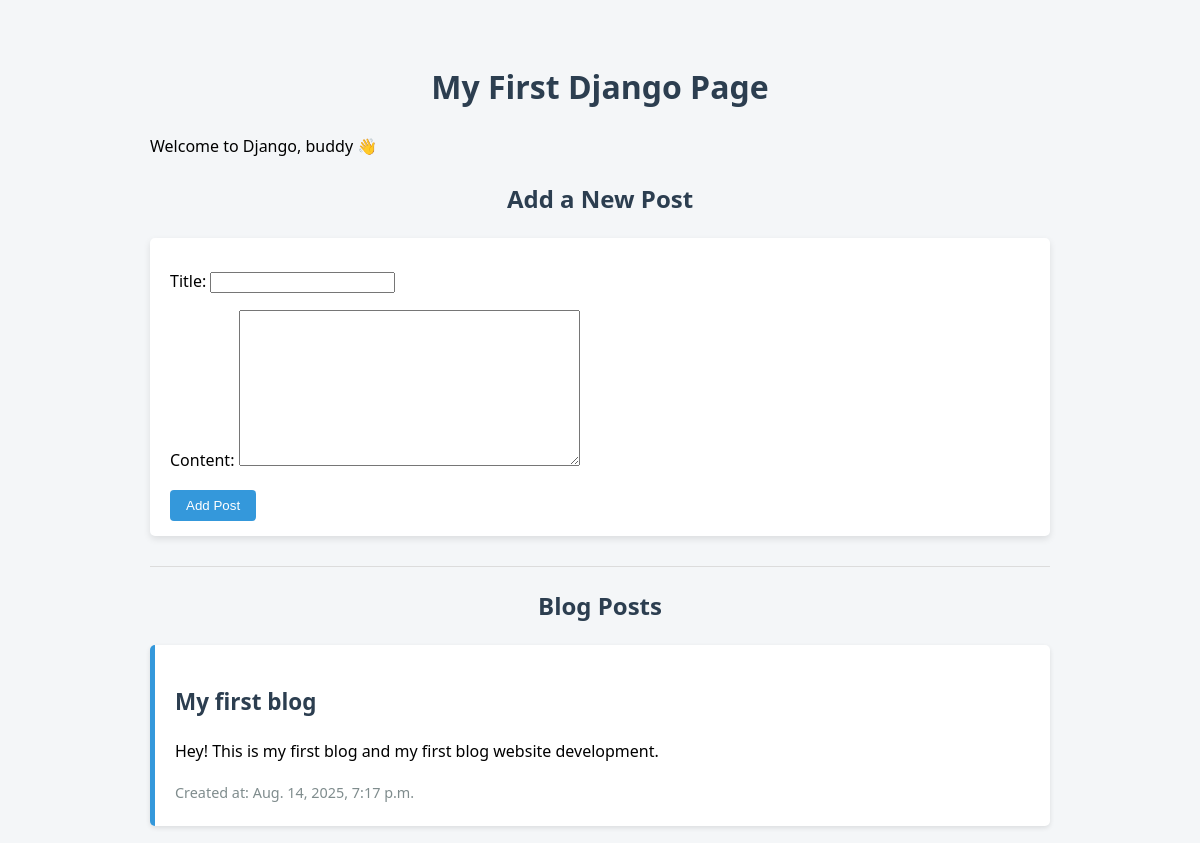
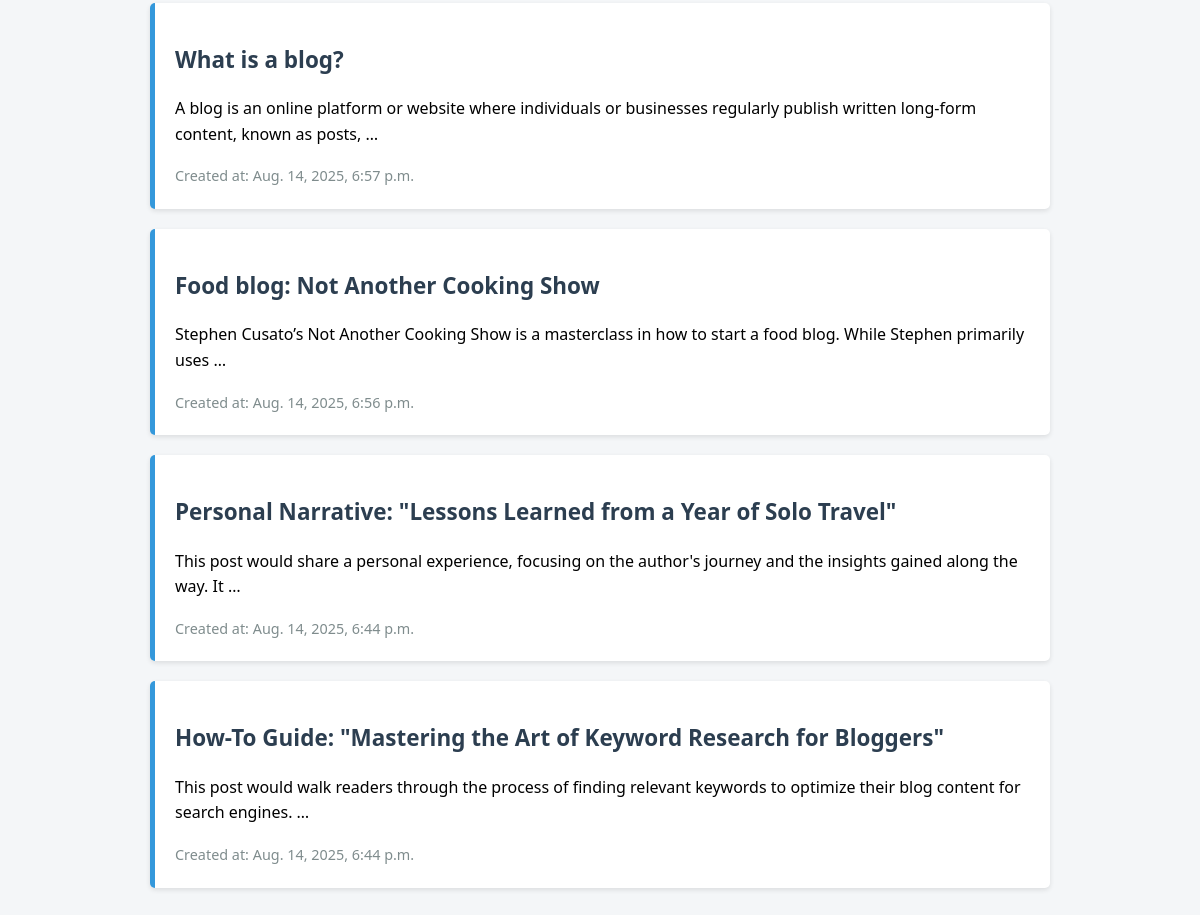
The page / on the database its author committed (2 pictures, top to bottom).
### blog/models.py (models this page shows, shortened)
class Post(models.Model):
    title = models.CharField(max_length=200)
    content = models.TextField()
    created_at = models.DateTimeField(auto_now_add=True)

### blog/views.py (the view)
# urls.py: 2. Add a URL to urlpatterns:  path('', views.home, name='home')
def home(request):
    posts = Post.objects.all().order_by('-created_at')
    if request.method == "POST":
        form = PostForm(request.POST)
        if form.is_valid():
            form.save()             # saves the post to the database
            return redirect('home') # refreshes the page
    else:
        form = PostForm()
    context = {"title": "My First Django Page", "posts": posts, "form": form}
    return render(request, "blog/home.html", context)

### blog/forms.py
class PostForm(forms.ModelForm):
    class Meta:
        model = Post
        fields = ['title', 'content']

### blog/templates/blog/home.html (shortened to what this page needs)
<!DOCTYPE html>
<html>
<head>
    {% load static %}
    <link rel="stylesheet" href="{% static 'blog/style.css' %}">
</head>
<body>
<div class="container">
    <h1>{{ title }}</h1>
    <p>Welcome to Django, buddy 👋</p>
    <h2>Add a New Post</h2>
    <form method="POST">
        {{ form.as_p }}
        <button type="submit">Add Post</button>
    </form>
    <hr>
    <h2>Blog Posts</h2>
    {% for post in posts %}
        <div class="post">
            <h3><a href="{% url 'post_detail' post.pk %}">{{ post.title }}</a></h3>
            <p>{{ post.content|truncatewords:20 }}</p>
            <small>Created at: {{ post.created_at }}</small>
        </div>
    {% empty %}
        <p>No posts yet.</p>
    {% endfor %}
</div>
</body>
</html>

### blog/static/blog/style.css (style rules this page uses)
body { font-family: 'Segoe UI', Tahoma, Geneva, Verdana, sans-serif; background-color: #f4f6f8; margin: 0; padding: 0; line-height: 1.6; }
.container { max-width: 900px; margin: 20px auto; padding: 20px; }
h1, h2 { color: #2c3e50; text-align: center; }
form { background-color: #fff; padding: 15px 20px; border-radius: 5px; box-shadow: 0 3px 7px rgba(0,0,0,0.1); margin-bottom: 30px; }
form button { background-color: #3498db; color: white; border: none; padding: 8px 16px; border-radius: 4px; cursor: pointer; transition: background 0.2s; }
.post { background-color: #fff; padding: 20px; margin-bottom: 20px; border-left: 5px solid #3498db; border-radius: 5px; box-shadow: 0 2px 5px rgba(0,0,0,0.1); transition: transform 0.2s; }
.post a { color: #2c3e50; text-decoration: none; font-weight: bold; font-size: 1.2em; }
.post small { color: #7f8c8d; font-size: 0.9em; }
hr { border: 0; height: 1px; background-color: #dcdcdc; margin: 20px 0; }

### rows shown on the page
Post: title "My first blog", content "Hey! This is my first blog and my first blog website development.", created_at "Aug. 14, 2025, 7:17 p.m."
Post: title "What is a blog?", content "A blog is an online platform or website where individuals or businesses regularly publish written long-form content, known as posts, …", created_at "Aug. 14, 2025, 6:57 p.m."
Post: title "Food blog: Not Another Cooking Show", content "Stephen Cusato’s Not Another Cooking Show is a masterclass in how to start a food blog. While Stephen primarily uses …", created_at "Aug. 14, 2025, 6:56 p.m."
Post: title "Personal Narrative: \"Lessons Learned from a Year of Solo Travel\"", content "This post would share a personal experience, focusing on the author's journey and the insights gained along the way. It …", created_at "Aug. 14, 2025, 6:44 p.m."
Post: title "How-To Guide: \"Mastering the Art of Keyword Research for Bloggers\"", content "This post would walk readers through the process of finding relevant keywords to optimize their blog content for search engines. …", created_at "Aug. 14, 2025, 6:44 p.m."

### other values the page prints
{{ title }} "My First Django Page"
